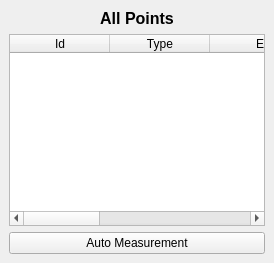
  <widget class="QDockWidget" name="pointsDock">
   <property name="sizePolicy">
    <sizepolicy hsizetype="MinimumExpanding" vsizetype="Preferred">
     <horstretch>0</horstretch>
     <verstretch>0</verstretch>
    </sizepolicy>
   </property>
   <property name="minimumSize">
    <size>
     <width>259</width>
     <height>187</height>
    </size>
   </property>
   <property name="allowedAreas">
    <set>Qt::DockWidgetArea::BottomDockWidgetArea</set>
   </property>
   <property name="windowTitle">
    <string>All Registered Points</string>
   </property>
   <attribute name="dockWidgetArea">
    <number>8</number>
   </attribute>
   <widget class="QWidget" name="dockWidgetContents_8">
    <layout class="QVBoxLayout" name="verticalLayout_2">
     <item>
      <widget class="QLabel" name="label_2">
       <property name="sizePolicy">
        <sizepolicy hsizetype="Minimum" vsizetype="Preferred">
         <horstretch>0</horstretch>
         <verstretch>0</verstretch>
        </sizepolicy>
       </property>
       <property name="text">
        <string>&lt;!DOCTYPE HTML PUBLIC &quot;-//W3C//DTD HTML 4.0//EN&quot; &quot;http://www.w3.org/TR/REC-html40/strict.dtd&quot;&gt;
&lt;html&gt;&lt;head&gt;&lt;meta name=&quot;qrichtext&quot; content=&quot;1&quot; /&gt;&lt;style type=&quot;text/css&quot;&gt;
p, li { white-space: pre-wrap; }
&lt;/style&gt;&lt;/head&gt;&lt;body style=&quot; font-family:'MS Shell Dlg 2'; font-size:8.25pt; font-weight:400; font-style:normal;&quot;&gt;
&lt;p align=&quot;center&quot; style=&quot; margin-top:0px; margin-bottom:0px; margin-left:0px; margin-right:0px; -qt-block-indent:0; text-indent:0px;&quot;&gt;&lt;span style=&quot; font-size:12pt; font-weight:600;&quot;&gt;All Points&lt;/span&gt;&lt;/p&gt;&lt;/body&gt;&lt;/html&gt;</string>
       </property>
      </widget>
     </item>
     <item>
      <widget class="br::uerj::eng::efoto::ETableWidget" name="pointsTableWidget">
       <property name="toolTip">
        <string>&lt;!DOCTYPE HTML PUBLIC &quot;-//W3C//DTD HTML 4.0//EN&quot; &quot;http://www.w3.org/TR/REC-html40/strict.dtd&quot;&gt;
&lt;html&gt;&lt;head&gt;&lt;meta name=&quot;qrichtext&quot; content=&quot;1&quot; /&gt;&lt;style type=&quot;text/css&quot;&gt;
p, li { white-space: pre-wrap; }
&lt;/style&gt;&lt;/head&gt;&lt;body style=&quot; font-family:'Sans'; font-size:10pt; font-weight:400; font-style:normal;&quot;&gt;
&lt;p style=&quot; margin-top:0px; margin-bottom:0px; margin-left:0px; margin-right:0px; -qt-block-indent:0; text-indent:0px;&quot;&gt;&lt;span style=&quot; color:#000000;&quot;&gt;Table with all points&lt;/span&gt;&lt;/p&gt;&lt;/body&gt;&lt;/html&gt;</string>
       </property>
       <property name="sortingEnabled">
        <bool>true</bool>
       </property>
       <property name="rowCount">
        <number>0</number>
       </property>
       <property name="columnCount">
        <number>6</number>
       </property>
       <column>
        <property name="text">
         <string>Id</string>
        </property>
       </column>
       <column>
        <property name="text">
         <string>Type</string>
        </property>
       </column>
       <column>
        <property name="text">
         <string>E</string>
        </property>
       </column>
       <column>
        <property name="text">
         <string>N</string>
        </property>
       </column>
       <column>
        <property name="text">
         <string>H</string>
        </property>
       </column>
       <column>
        <property name="text">
         <string>keys</string>
        </property>
       </column>
      </widget>
     </item>
     <item>
      <widget class="QPushButton" name="autoMeasurementButton">
       <property name="text">
        <string>Auto Measurement</string>
       </property>
      </widget>
     </item>
    </layout>
   </widget>
  </widget>
